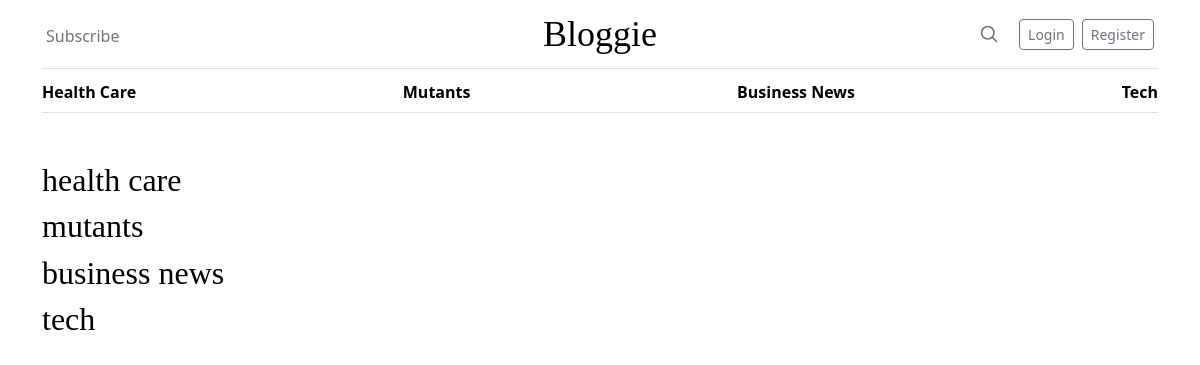
Page /category-list/ on the earlier database version.
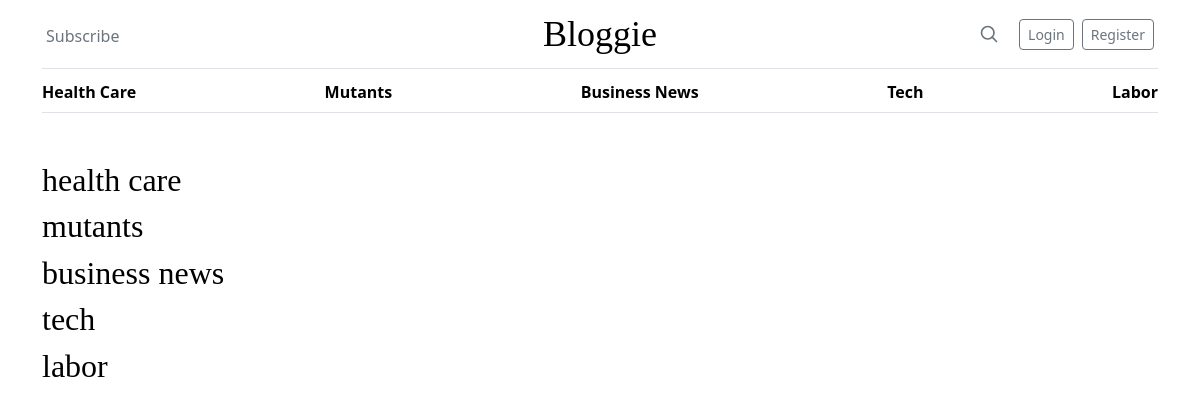
Same page on the later database version.
### blog/models.py (models this page shows, shortened)
class Category(models.Model):
    name = models.CharField(max_length=255)
    def __str__(self):
        return self.name

### blog/views.py (the view)
# urls.py: path('category-list/', CategoryListView, name = 'category-list'),
def CategoryListView(request):
    category_menu_list = Category.objects.all()
    return render(request, 'blog/category_list.html', {'category_menu_list': category_menu_list})

### blog/context_processors.py (called while the page is built)
def category_menu(request):
    category_menu_list = Category.objects.all()
    return {'category_menu_list': category_menu_list}

### blog/templates/blog/category_list.html
{% extends "blog/base.html" %}
{% block content %}
<div class="container mt-5">
    {% for item in category_menu_list %}
        <h2><a class="nav-item nav-link link-body-emphasis active" href="{% url 'category' item|slugify|title  %}">{{ item }}</a><h2>
    {% endfor %}
</div>
{% endblock %}

### blog/templates/blog/base.html (shortened to what this page needs)
{% load static %}
<!DOCTYPE html>
<html>
<head>
    <link rel="stylesheet" href="{% static 'blog/nav.css' %}">
    <link rel="stylesheet" href="{% static 'blog/bootstrap.min.css' %}">
    <link rel="stylesheet" href="{% static 'blog/style.css' %}">
    <link href="https://cdn.jsdelivr.net/npm/bootstrap@5.3.3/dist/css/bootstrap.min.css" rel="stylesheet">
</head>
<body class="vh-100">
    <div class="container">
        <header class="border-bottom lh-1 py-3">
            <div class="row flex-nowrap justify-content-between align-items-center">
            <div class="col-4 pt-1">
                {% if user.is_authenticated%}
                    <a class="link-secondary mx-1 text-decoration-none" href="{% url 'add-post'%}" class="nav-link">Add Post</a>
                    <a class="link-secondary mx-1 text-decoration-none" href="{% url 'add-category'%}" class="nav-link">Add Category</a>
                    <a class="link-secondary mx-1 text-decoration-none" href="{% url 'logout'%}" class="nav-link">Logout</a>
                {% else %}
                    <a class="link-secondary mx-1 text-decoration-none" href="#">Subscribe</a>
                {% endif %}
            </div>
            <div class="col-4 text-center">
                <a class="blog-header-logo text-body-emphasis text-decoration-none" href="{% url 'home' %}">Bloggie</a>
            </div>
                <div class="col-4 d-flex justify-content-end align-items-center">
                    <a class="link-secondary" href="#" aria-label="Search">
                    <svg xmlns="http://www.w3.org/2000/svg" width="20" height="20" fill="none" stroke="currentColor" stroke-linecap="round" stroke-linejoin="round" stroke-width="2" class="mx-3" role="img" viewBox="0 0 24 24"><title>Search</title><circle cx="10.5" cy="10.5" r="7.5"/><path d="M21 21l-5.2-5.2"/></svg>
                    </a>
                    {% if not user.is_authenticated%}
                            <a class="btn btn-sm btn-outline-secondary mx-1" href="{% url 'login'%}">Login</a>
                            <a class="btn btn-sm btn-outline-secondary mx-1" href="{% url 'register'%}" class="nav-link">Register</a>
                    {% endif %}
                </div>
            </div>
        </header>
        <div class="nav-scroller py-1 mb-3 border-bottom">
            <nav class="nav nav-underline justify-content-between">
                {% block category_menu %}
                    {% for item in category_menu_list %}
                        <a class="nav-item nav-link link-body-emphasis active" href="{% url 'category' item|slugify  %}">{{ item|title }}</a>
                    {% endfor %}
                {% endblock %}
            </nav>
        </div>
    </div>
        {% block content %}{% endblock %}
</body>
</html>

Differences in the rows shown:
added Category: name "Labor", name "labor"
